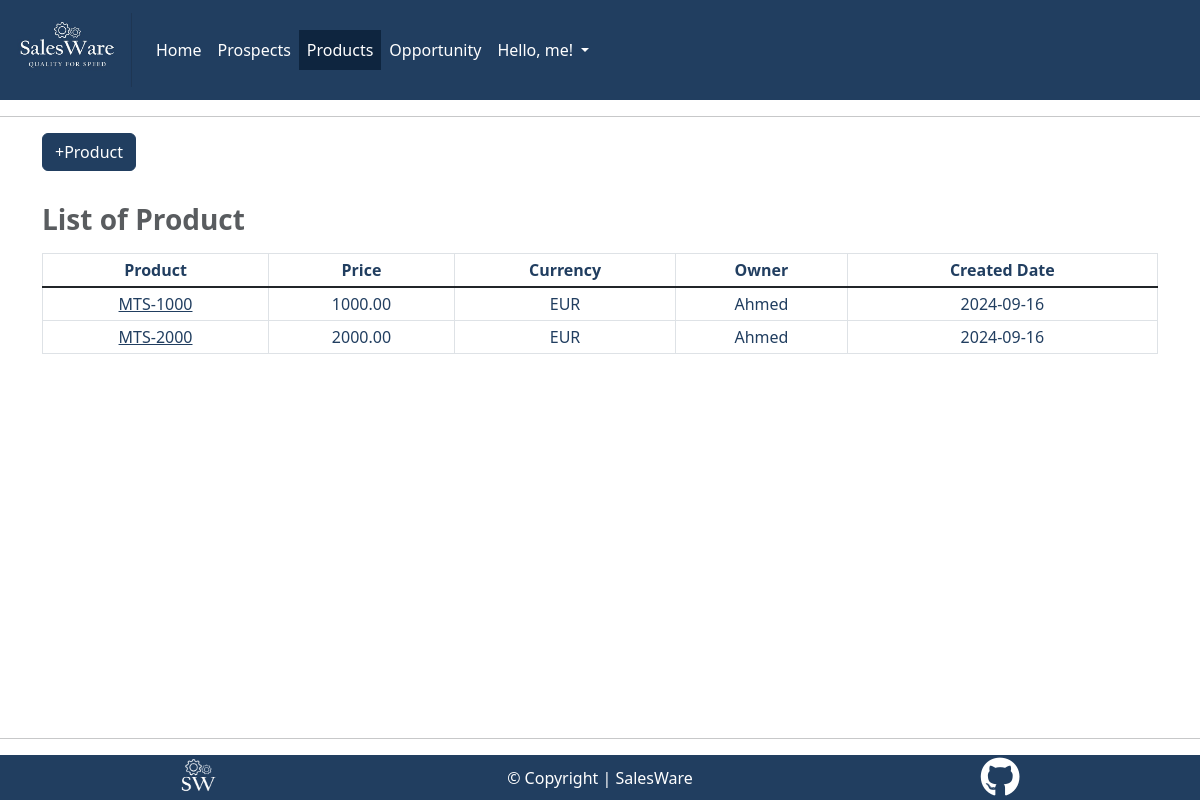
The app's page /product/ (signed in) with its own data.
### product/models.py (models this page shows, shortened)
class Product(models.Model):
    name = UpperCaseConverter(
        max_length=60,
        unique=True,
        default=None,
        null=False,
    )
    price = models.DecimalField(
        max_digits=10,
        decimal_places=2,
        default=None,
        null=False)
    CURRENCY_OPTIONS = (
        ('EUR', 'EUR'),
        ('USD', 'USD'),
        ('GBP', 'GBP')
    )
    currency = models.CharField(
        max_length=3,
        choices=CURRENCY_OPTIONS,
        default="EUR",
    )
    owner = models.ForeignKey(
        User, on_delete=models.CASCADE,
        default=None,
        null=False,
    )
    created_on = models.DateTimeField(
        auto_now_add=True, null=False,
    )
    updated_at = models.DateTimeField(
        auto_now=True, null=False,
    )
    class Meta:
        ordering = ["name"]

### product/views.py (the view)
class ProductList(generic.ListView):
    queryset = Product.objects.all().order_by('name')
    template_name = "product/product_list.html"
    paginate_by = 15

### product/templates/product/product_list.html (shortened to what this page needs)
{% extends "base.html" %}
{% load static %}
{% block content %}
{% if user.is_authenticated %}
<div class="container">
    <div class="row">
        <div class="col-4">
            <button type="button" class="btn btn-primary" data-bs-toggle="modal"
                data-bs-target="#open-create-new-product-modal" data-url="{% url 'product_create' %}">
                +Product
            </button>
        </div>
    </div>
</div>
<div class="container text-center mt-4">
    <div class="row">
        <div class="col-12 table-responsive-lg">
            <table class="table table-bordered table-hover table-sm">
                <caption class="caption-top h3 text-muted"><strong>List of Product</strong></caption>
                <thead>
                    <tr>
                        <th scope="col">Product</th>
                        <th scope="col">Price</th>
                        <th scope="col">Currency</th>
                        <th scope="col">Owner</th>
                        <th scope="col">Created Date</th>
                    </tr>
                </thead>
                <tbody class="table-group-divider">
                    {% for product in object_list %}
                    <tr>
                        <td>
                            <a href="#" data-bs-toggle="modal" data-bs-target="#open-product-detail-modal"
                                data-url="{% url 'product_detail' product.id %}"
                                class="salesware-txt-color">{{product.name}}</a>
                        </td>
                        <td>{{ product.price }}</td>
                        <td>{{ product.currency }}</td>
                        <td>{{ product.owner }}</td>
                        <td>{{ product.created_on | date:"Y-m-d" }}</td>
                    </tr>
                    {% endfor %}
                </tbody>
            </table>
        </div>
    </div>
</div>
{% endif %}
{% endblock content %}

### templates/base.html (shortened to what this page needs)
{% load static %}
{% url 'account_login' as login_url %}
{% url 'account_signup' as signup_url %}
{% url 'account_logout' as logout_url %}
{% url 'home' as home_url %}
{% url 'prospect_list' as prospect_url %}
{% url 'product_list' as product_url %}
{% url 'opportunity_list' as opportunity_url %}
{% url 'contact' as contact_url %}
<!DOCTYPE html>
<html lang="en">
<head>
    <link href="https://cdn.jsdelivr.net/npm/bootstrap@5.3.3/dist/css/bootstrap.min.css" rel="stylesheet"
>
    <link href="https://cdn.jsdelivr.net/npm/select2@4.1.0-rc.0/dist/css/select2.min.css" rel="stylesheet">
    <link rel="stylesheet" href="{% static 'css/style.css' %}">
</head>
<body>
    <header>
        <div class="container-fluid">
            <div class="row">
                <nav class="navbar navbar-expand-md">
                    <a class="navbar-brand text-white" href="/">
                        <img src="/static/images/medium_logo.jpg" alt="SalesWare Logo" width="132" height="74"
                            style="object-fit: cover;">
                    </a>
                    <div class="collapse navbar-collapse" id="navbarText">
                        <ul class="navbar-nav me-auto mb-2 mb-lg-0">
                            {% if user.is_authenticated %}
                            <li class="nav-item">
                                <a class="nav-link text-white {% if request.path == home_url %}active{% endif %}"
                                    href="/">Home</a>
                            </li>
                            <li class="nav-item">
                                <a class="nav-link text-white {% if request.path == prospect_url %}active{% endif %}"
                                    href="{% url 'prospect_list' %}">Prospects</a>
                            </li>
                            <li class="nav-item">
                                <a class="nav-link text-white {% if request.path == product_url %}active{% endif %}"
                                    href="{% url 'product_list' %}">Products</a>
                            </li>
                            <li class="nav-item">
                                <a class="nav-link text-white {% if request.path == opportunity_url %}active{% endif %}"
                                    href="{% url 'opportunity_list' %}">Opportunity</a>
                            </li>
                            {% endif %}
                            <li class="nav-item dropdown">
                                {% if user.is_authenticated %}
                                <a class="nav-link dropdown-toggle" href="#" role="button" data-bs-toggle="dropdown"
                                    aria-expanded="false">
                                    Hello, {{ user.username }}!
                                </a>
                                {% endif %}
                            </li>
                        </ul>
                    </div>
                </nav>
            </div>
        </div>
    </header>
    <hr>
    <main>
        {% block content %}{% endblock content %}
    </main>
    <hr>
    <footer>
        <div class="container-fluid salesware-background-color text-white">
            <div class="row align-items-center">
                <div class="col text-center"><img src="/static/images/small_logo.jpg" alt="Small Logo" width="80"
                        height="45"></div>
                <div class="col d-none d-md-block text-center">&copy; Copyright | SalesWare</div>
                <div class="col text-center"><a href="https://github.com/ahmedcodein" target="_blank" rel="noopener"
                        aria-label="author's GitHub repository"><i
                            class="fa-brands fa-github pages-icons fs-1 text-white"></i></a></div>
            </div>
        </div>
    </footer>
</body>
</html>

### static/css/style.css (style rules this page uses)
html, body { height: 100vh; }
body { display: flex; flex-direction: column; }
main { flex-grow: 1; }
.salesware-background-color { background-color: #213E60; }
.salesware-txt-color { color: #213E60; }
.navbar { background-color: #213E60; color: #fff; }
.nav-link { color: #fff; background-color: #213E60; }
.navbar-nav .nav-link.active, .navbar-nav .nav-link.show { color: #fff; }
.nav-link.active { background-color: #0E253F; }
.table td, .table th { color: #213E60; }
caption { color: #213E60; }
.btn-primary { --bs-btn-color: #fff; --bs-btn-bg: #213E60; --bs-btn-border-color: #213E60; --bs-btn-hover-color: #fff; --bs-btn-hover-bg: #213E60; --bs-btn-hover-border-color: #213E60; --bs-btn-focus-shadow-rgb: 49, 132, 253; --bs-btn-active-color: #fff; --bs-btn-active-bg: #213E60; --bs-btn-active-border-color: #213E60; --bs-btn-active-shadow: inset 0 3px 5px rgba(0, 0, 0, 0.125); --bs-btn-disabled-color: #fff; --bs-btn-disabled-bg: #213E60; --bs-btn-disabled-border-color: #213E60; }

### records on screen
Product: name "MTS-1000", price "1000.00", currency "EUR", owner "Ahmed", created_on "2024-09-16"
Product: name "MTS-2000", price "2000.00", currency "EUR", owner "Ahmed", created_on "2024-09-16"

### other values on screen
{{ user.username }} "me"
